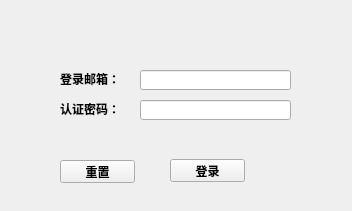
<?xml version="1.0" encoding="UTF-8"?>
<ui version="4.0">
 <class>MainWindow</class>
 <widget class="QMainWindow" name="MainWindow">
  <property name="geometry">
   <rect>
    <x>0</x>
    <y>0</y>
    <width>352</width>
    <height>211</height>
   </rect>
  </property>
  <property name="font">
   <font>
    <family>微软雅黑</family>
    <weight>75</weight>
    <bold>true</bold>
   </font>
  </property>
  <property name="windowTitle">
   <string>liyang|登录</string>
  </property>
  <widget class="QWidget" name="centralWidget">
   <widget class="QPushButton" name="pushButton_Clear">
    <property name="geometry">
     <rect>
      <x>60</x>
      <y>160</y>
      <width>75</width>
      <height>23</height>
     </rect>
    </property>
    <property name="text">
     <string>重置</string>
    </property>
   </widget>
   <widget class="QPushButton" name="pushButton_Login">
    <property name="geometry">
     <rect>
      <x>170</x>
      <y>159</y>
      <width>75</width>
      <height>23</height>
     </rect>
    </property>
    <property name="text">
     <string>登录</string>
    </property>
   </widget>
   <widget class="QLineEdit" name="lineEdit_Passwd">
    <property name="geometry">
     <rect>
      <x>140</x>
      <y>100</y>
      <width>151</width>
      <height>20</height>
     </rect>
    </property>
    <property name="contextMenuPolicy">
     <enum>Qt::DefaultContextMenu</enum>
    </property>
    <property name="acceptDrops">
     <bool>false</bool>
    </property>
    <property name="echoMode">
     <enum>QLineEdit::Password</enum>
    </property>
   </widget>
   <widget class="QLineEdit" name="lineEdit_Email">
    <property name="geometry">
     <rect>
      <x>140</x>
      <y>70</y>
      <width>151</width>
      <height>20</height>
     </rect>
    </property>
   </widget>
   <widget class="QLabel" name="label_Email">
    <property name="geometry">
     <rect>
      <x>60</x>
      <y>71</y>
      <width>71</width>
      <height>16</height>
     </rect>
    </property>
    <property name="text">
     <string>登录邮箱：</string>
    </property>
   </widget>
   <widget class="QLabel" name="label_Passwd">
    <property name="geometry">
     <rect>
      <x>60</x>
      <y>101</y>
      <width>71</width>
      <height>16</height>
     </rect>
    </property>
    <property name="text">
     <string>认证密码：</string>
    </property>
   </widget>
   <zorder>pushButton_Clear</zorder>
   <zorder>pushButton_Login</zorder>
   <zorder>label_Email</zorder>
   <zorder>label_Passwd</zorder>
   <zorder>lineEdit_Passwd</zorder>
   <zorder>lineEdit_Email</zorder>
  </widget>
 </widget>
 <layoutdefault spacing="6" margin="11"/>
 <resources/>
 <connections/>
</ui>
